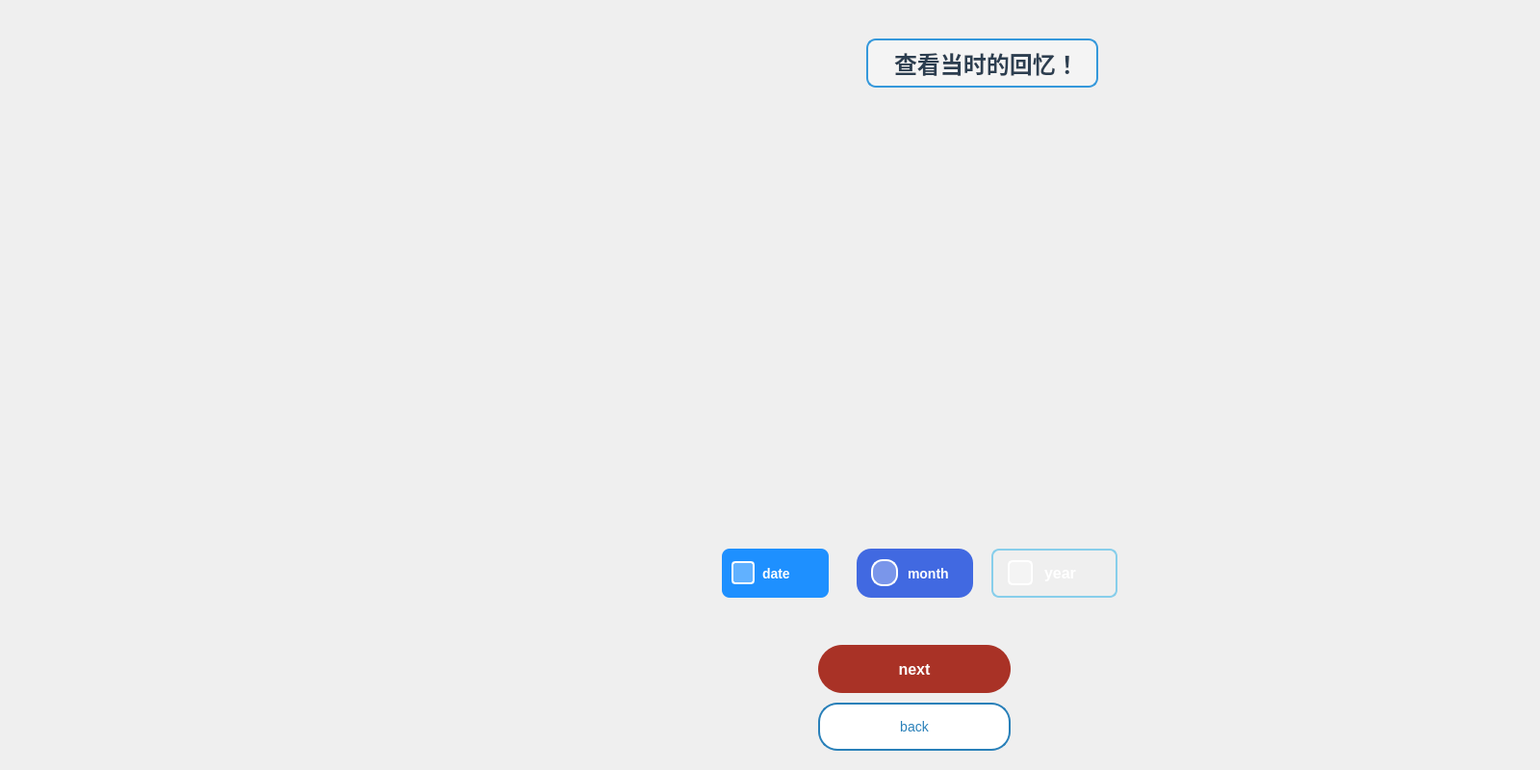
<?xml version="1.0" encoding="UTF-8"?>
<ui version="4.0">
 <class>photos</class>
 <widget class="QWidget" name="photos">
  <property name="geometry">
   <rect>
    <x>0</x>
    <y>0</y>
    <width>1600</width>
    <height>800</height>
   </rect>
  </property>
  <property name="windowTitle">
   <string>Form</string>
  </property>
  <property name="styleSheet">
   <string notr="true">QWidget {
    background: qlineargradient(
        x1:0, y1:0, x2:0, y2:1,
        stop:0 #dbeafe,
        stop:1 #ffffff
    );
}
</string>
  </property>
  <widget class="QPushButton" name="pushButton_2">
   <property name="geometry">
    <rect>
     <x>850</x>
     <y>730</y>
     <width>200</width>
     <height>50</height>
    </rect>
   </property>
   <property name="font">
    <font>
     <pointsize>-1</pointsize>
    </font>
   </property>
   <property name="styleSheet">
    <string notr="true">QPushButton {
  background-color: white;
  color: #2980b9;                      /* 蓝色文字 */
  border: 2px solid #2980b9;
  border-radius: 20px;
  padding: 6px 16px;
  font-size: 14px;
}
QPushButton:hover {
  background-color: #ecf6fb;           /* 悬停时微蓝背景 */
}

</string>
   </property>
   <property name="text">
    <string>back</string>
   </property>
  </widget>
  <widget class="MyLabel" name="label">
   <property name="geometry">
    <rect>
     <x>0</x>
     <y>50</y>
     <width>551</width>
     <height>668</height>
    </rect>
   </property>
   <property name="text">
    <string/>
   </property>
   <property name="scaledContents">
    <bool>true</bool>
   </property>
  </widget>
  <widget class="QPushButton" name="pushButton">
   <property name="geometry">
    <rect>
     <x>850</x>
     <y>670</y>
     <width>200</width>
     <height>50</height>
    </rect>
   </property>
   <property name="font">
    <font>
     <pointsize>12</pointsize>
     <bold>true</bold>
    </font>
   </property>
   <property name="styleSheet">
    <string notr="true">QPushButton {
  background-color: #a93226;
  color: white;
  border: none;
  border-radius: 25px;
  padding: 8px 20px;
  font-weight: bold;
}
QPushButton:hover {
  background-color: white;
  color: #a93226;
  border: 2px solid #a93226;
}
</string>
   </property>
   <property name="text">
    <string>next</string>
   </property>
  </widget>
  <widget class="QCheckBox" name="datecheck">
   <property name="geometry">
    <rect>
     <x>750</x>
     <y>570</y>
     <width>111</width>
     <height>51</height>
    </rect>
   </property>
   <property name="font">
    <font>
     <pointsize>-1</pointsize>
     <bold>true</bold>
    </font>
   </property>
   <property name="styleSheet">
    <string notr="true">QCheckBox {
            background-color: #1E90FF;
            color: white;
            border-radius: 8px;
            padding: 10px;
            font-size: 14px;
            font-weight: bold;
            spacing: 8px;
        }
        QCheckBox::indicator {
            width: 20px;
            height: 20px;
            border: 2px solid white;
            border-radius: 4px;
            background-color: rgba(255, 255, 255, 0.3);
        }
        QCheckBox::indicator:checked {
            background-color: white;
            border: 2px solid #0047AB;
        }</string>
   </property>
   <property name="text">
    <string>date</string>
   </property>
  </widget>
  <widget class="QCheckBox" name="monthcheck">
   <property name="geometry">
    <rect>
     <x>890</x>
     <y>570</y>
     <width>121</width>
     <height>51</height>
    </rect>
   </property>
   <property name="font">
    <font>
     <pointsize>-1</pointsize>
     <bold>true</bold>
    </font>
   </property>
   <property name="styleSheet">
    <string notr="true">QCheckBox {
            background-color: #4169E1;
            color: white;
            border-radius: 15px;
            padding: 12px 15px;
            font-size: 14px;
            font-weight: bold;
            spacing: 10px;
        }
        QCheckBox::indicator {
            width: 24px;
            height: 24px;
            border: 2px solid white;
            border-radius: 12px;
            background-color: rgba(255, 255, 255, 0.3);
        }
        QCheckBox::indicator:checked {
            background-color: white;
            border: 2px solid #0047AB;
        }</string>
   </property>
   <property name="text">
    <string>month</string>
   </property>
  </widget>
  <widget class="QCheckBox" name="yearcheck">
   <property name="geometry">
    <rect>
     <x>1030</x>
     <y>570</y>
     <width>131</width>
     <height>51</height>
    </rect>
   </property>
   <property name="font">
    <font>
     <pointsize>-1</pointsize>
     <bold>true</bold>
    </font>
   </property>
   <property name="styleSheet">
    <string notr="true">QCheckBox {
            background: qlineargradient(x1:0, y1:0, x2:0, y2:1, 
                                        stop:0 #1E90FF, stop:1 #0047AB);
            color: white;
            border-radius: 8px;
            padding: 15px;
            font-size: 16px;
            font-weight: bold;
            spacing: 12px;
            border: 2px solid #87CEEB;
        }
        QCheckBox::indicator {
            width: 22px;
            height: 22px;
            border: 2px solid white;
            border-radius: 5px;
            background-color: rgba(255, 255, 255, 0.3);
        }
        QCheckBox::indicator:checked {
            background-color: white;
            border: 2px solid #FFD700;
        }
        QCheckBox:hover {
            border: 2px solid #FFD700;
        }</string>
   </property>
   <property name="text">
    <string>year</string>
   </property>
   <property name="tristate">
    <bool>false</bool>
   </property>
  </widget>
  <widget class="MyLabel" name="label_2">
   <property name="geometry">
    <rect>
     <x>700</x>
     <y>130</y>
     <width>641</width>
     <height>391</height>
    </rect>
   </property>
   <property name="text">
    <string/>
   </property>
   <property name="scaledContents">
    <bool>true</bool>
   </property>
  </widget>
  <widget class="QLabel" name="label_3">
   <property name="geometry">
    <rect>
     <x>890</x>
     <y>30</y>
     <width>261</width>
     <height>71</height>
    </rect>
   </property>
   <property name="font">
    <font>
     <family>微软雅黑</family>
     <pointsize>-1</pointsize>
     <italic>false</italic>
     <bold>true</bold>
    </font>
   </property>
   <property name="styleSheet">
    <string notr="true">font-family: &quot;微软雅黑&quot;; /* 或者使用 'Arial', 'Segoe UI' 等现代字体 */
    font-size: 24px;
    font-weight: bold;
    
    /* 文字颜色 - 选择与淡蓝背景对比度高的颜色 */
    color: #2c3e50; /* 深蓝色灰 */
    /* 或者使用白色文字 (如果背景是深蓝色) */
    /* color: white; */
    
    /* 文本对齐 */
    text-align: center;
    
    /* 背景设置 - 可以使用半透明或渐变效果 */
    background-color: rgba(255, 255, 255, 0.3); /* 半透明白色背景 */
    /* 或者使用渐变背景 */
    /* background: qlineargradient(x1:0, y1:0, x2:1, y2:0, 
                              stop:0 rgba(173, 216, 230, 0.7), 
                              stop:1 rgba(224, 255, 255, 0.9)); */
    
    /* 边框设置 */
    border: 2px solid #3498db; /* 中等蓝色边框 */
    border-radius: 10px; /* 圆角 */
    
    /* 边距和内边距 */
    padding: 10px 20px;
    margin: 10px;
    
    /* 文字阴影 - 可选，增强可读性 */
    text-shadow: 1px 1px 2px rgba(0, 0, 0, 0.1);</string>
   </property>
   <property name="text">
    <string>查看当时的回忆！</string>
   </property>
  </widget>
 </widget>
 <customwidgets>
  <customwidget>
   <class>MyLabel</class>
   <extends>QLabel</extends>
   <header>mylabel.h</header>
  </customwidget>
 </customwidgets>
 <resources/>
 <connections/>
</ui>
